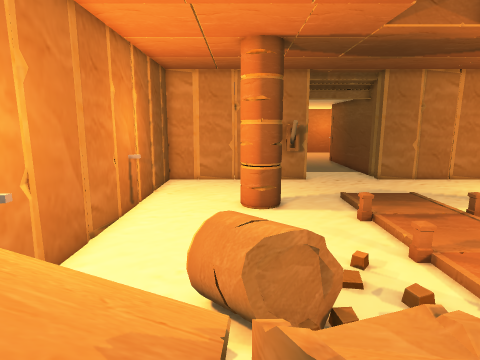
[1] (above)

19 first-person views from a walk through a 3-D level made in the Unity game engine. The camera is 1.4 m above the floor, tilts 10° down and sees 75° across. The floor is counted in squares, 0.5 m on a side. Each view is taken from the middle of a square. On the plan, view 1 faces up. The plan holds only what a view shows up to about 20 squares ahead; the rest is blank. The place goes on beyond the plan. The player character is not drawn. Door leaves are left out, so doorways stand open.

[2]
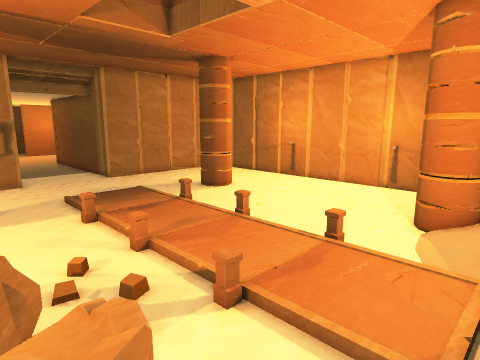

[3]
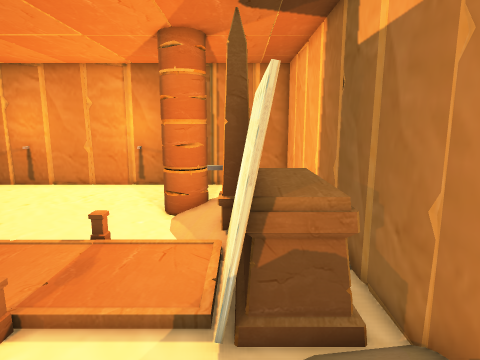

[4]
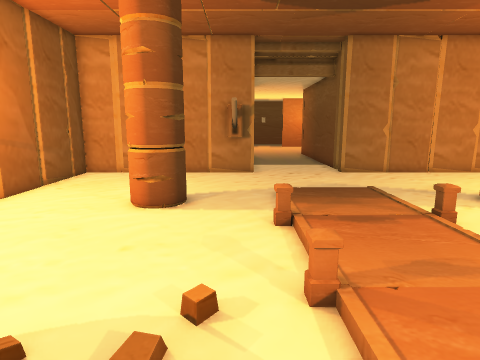

[5]
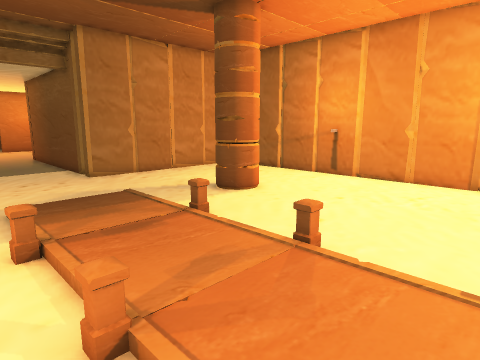

[6]
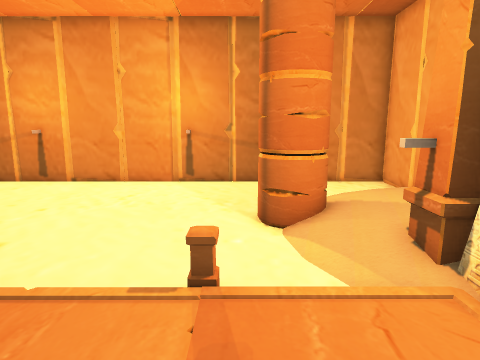

[7]
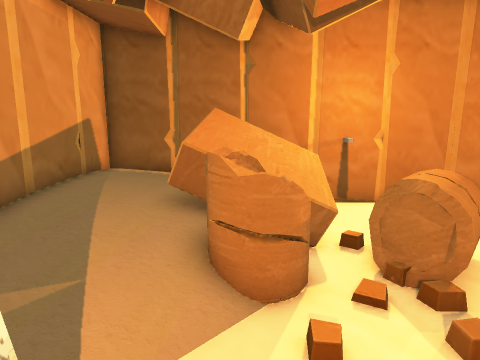

[8]
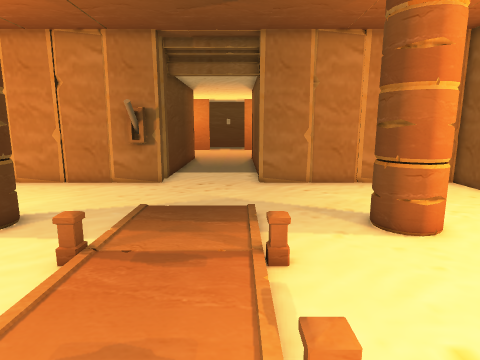

[9]
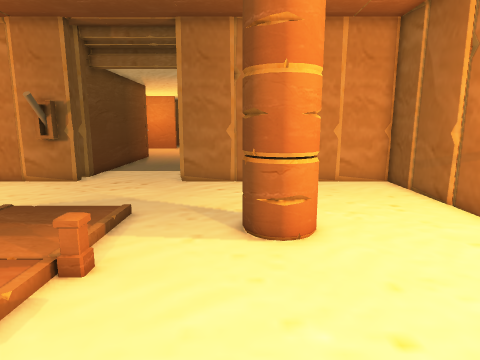

[10]
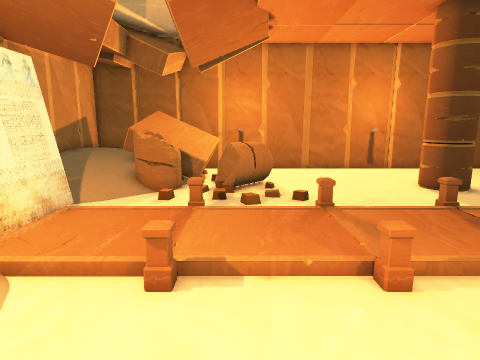

[11]
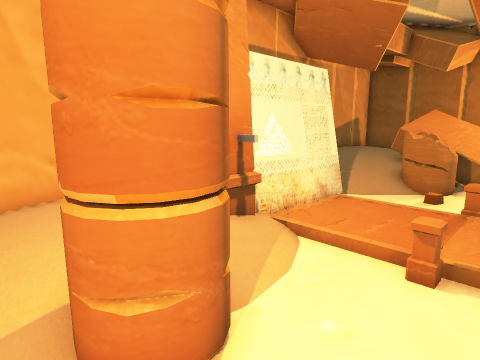

[12]
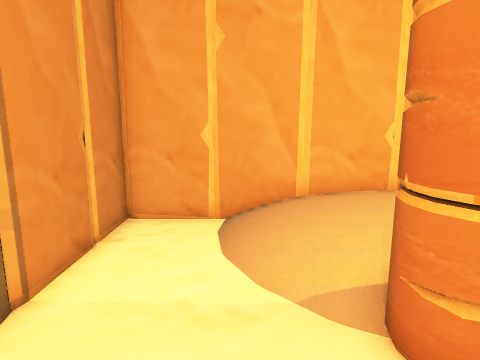

[13]
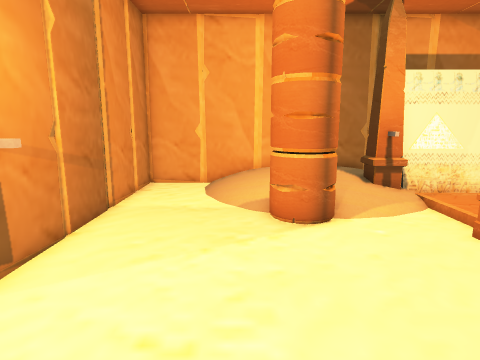

[14]
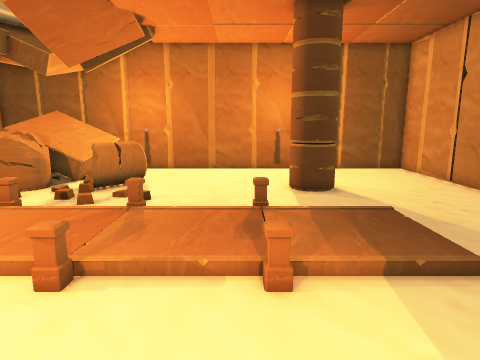

[15]
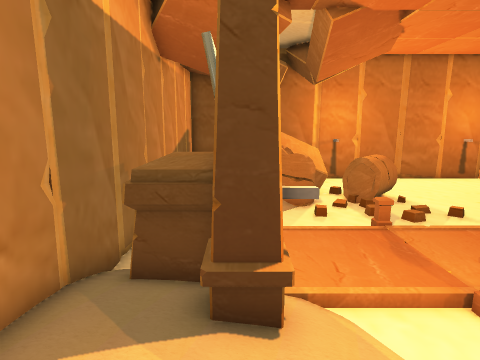

[16]
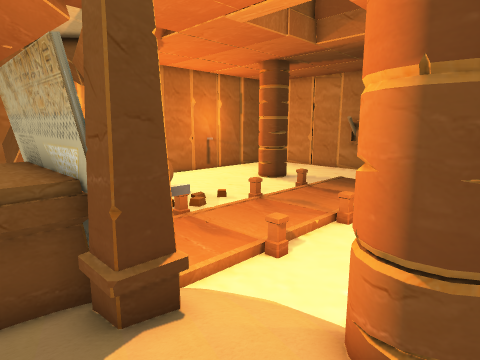

[17]
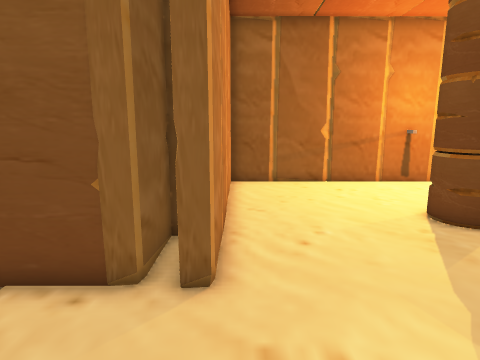

[18]
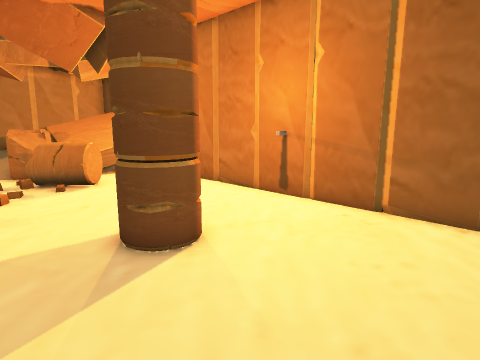

[19]
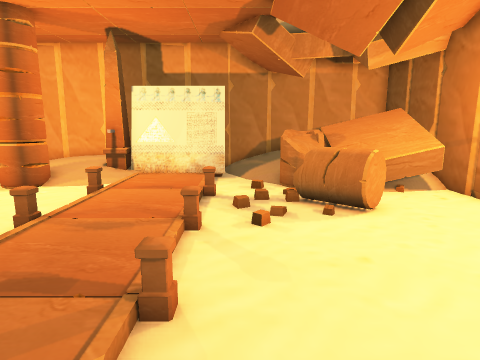

### Floor plan
Key: @ floor where view 1 was taken; # wall or solid block; x gap in a wall; . main floor; : floor 0.25 m higher than the main floor; + floor 0.5 m higher than the main floor; * floor 0.75 m higher than the main floor; % floor 1 m higher than the main floor; / step, stairs or slope; D open door; = window, fence, low wall or low ledge; ^ raised ledge; v drop or lower ground; C column; L lever; O other object.
Columns run from 6 left of view 1 to 21 right of it. Each row starts with its distance up from view 1.
 26            #....#
 25           ##....##
 24         C #DDDDDC###
 23 C####C##CCLDDDDDDCC##C##C##C
 22 C#CCCCCCCLL.....#CCCCCCCCCC#
 21 C#........................C#
 20 C#........................##
 19 C#........................##
 18 C#........................C#
 17 C#........................C#
 16 C#....###..........###....C#
 15 C#....###..........###.... #
 14 C#........................C#
 13 C#.........=....=.........C#
 12 C#........................##
 11 C#........................##
 10  #........................C#
  9  #.........=....=.........CC
  8  C....=../................CC
  7  #...#^=../...............OC
  6 CC...^^==./...............O#
  5  ##==#==//.#....#.........C#
  4 C#=###=...................C#
  3 CC#=%%=^^/.........###....C#
  2 CC### v^^........//###....CC
  1 C#===#x=:/......#O::::/...#C
  0 C#+++=@+://#######:::::/..##
 -1  #+++++++//OOOOOO:++:::/..##
 -2  C****+++:/OOOOO::+++::/..##
 -3  CCCC##CC##C##CCC##C#C##C##
 -4 CCC   CCC     CC

Positions as (right, up) in squares from view 1, and headings:
1: (0, 0), facing up
2: (1, 0), facing up-right
3: (0, 0), facing right
4: (4, 4), facing up
5: (4, 5), facing up-right
6: (5, 4), facing right
7: (7, 2), facing left
8: (9, 6), facing up
9: (13, 7), facing up
10: (15, 6), facing left
11: (16, 6), facing down-left
12: (17, 6), facing down
13: (16, 12), facing down
14: (15, 12), facing left
15: (15, 0), facing left
16: (15, -2), facing up-left
17: (5, 22), facing right
18: (5, 22), facing down-left
19: (4, 17), facing down
